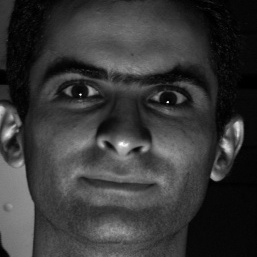
#> input picture images/00/yaleB11_P00A+000E-35.pgm.jpg_face.jpg, 257 x 257 px, given in place of the camera
$ python denseflow.py
#> lines starting #> are read from the running program, lines starting #| are printed output that depends on the picture; after the words box and inside, x2 and y2 are one past the last pixel; in counts of white or black regions, pixels touching at a corner belong together
import cv2
import numpy as np

POINT_DIST = 8                                                                                          # determine separation between ticks (smaller => more cpu processing power needed!)
flagMarker = False
DEFAULT_VIDEO = 'vtest.avi'

def is_opencv_2():
    ver = cv2.__version__
    num = int(ver.split('.')[0])
    return num == 2


# Try using webcam
cap = cv2.VideoCapture(0)                                                                              # init camera (if 0 as argument) /video (if filename as argument)

# If webcam fails, use video file.
if(not cap.isOpened()):
    print("Webcam not found. Using video file {}.".format(DEFAULT_VIDEO))
    cap = cv2.VideoCapture(DEFAULT_VIDEO)
else:
    print("Webcam detected. Using webcam.")
                                                                                                        # start on color representation form
ret, frame1 = cap.read()                                                                                # init frame
#> frame1 is the input picture: shape (257, 257, 3); min 0, max 255, mean 55.6
prvs = cv2.cvtColor(frame1,cv2.COLOR_BGR2GRAY)                                                          # convert into bgr colorspace
hsv = np.zeros_like(frame1)                                                                             # temp for farneback flow response
hsv[...,1] = 255                                                                                        # saturation always 255 (always show full color)

print("Processing video... (Press Ctrl+C to exit.)")

try:
    while(True):
        ret, frame2 = cap.read()                                                                            # capture next frame
        next = cv2.cvtColor(frame2,cv2.COLOR_BGR2GRAY)                                                      # convert next frame into bgr colorspace
        # Handle OpenCV 2
        if(is_opencv_2()):
            flow = -1 * cv2.calcOpticalFlowFarneback(prvs,next, 0.5, 3, 15, 3, 5, 1.2, 0)
        # Handle OpenCV 3
        else:
            flow = -1 * cv2.calcOpticalFlowFarneback(prvs,next, None, 0.5, 3, 15, 3, 5, 1.2, 0)                 # calculate flow between all points
        mag, ang = cv2.cartToPolar(flow[...,0], flow[...,1])                                                # convert flow values into polar values (for color repr)
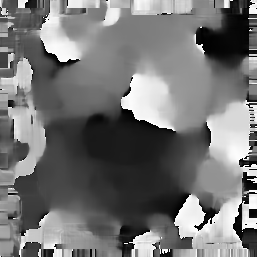
#> ang: shape (257, 257) float32; min 0.000197, max 6.28, mean 2.88; drawn with min black and max white
        hsv[...,0] = ang*180/np.pi/2                                                                        # hue represented in radians in OpenCV
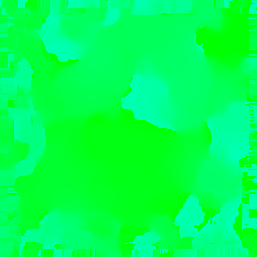
#> hsv: shape (257, 257, 3); mean of channels 0, 1, 2 81.9, 255, 0; drawn as B, G, R
        hsv[...,2] = cv2.normalize(mag,None,0,255,cv2.NORM_MINMAX)                                          # normalize vibrance (our polar magnitude) between 0-255
#> hsv: shape (257, 257, 3); 3.06% of pixels changed, all inside (x1, y1, x2, y2) = (0, 0, 209, 257)
        bgr = cv2.cvtColor(hsv,cv2.COLOR_HSV2BGR)                                                           # convert flow into bgr colorspace for showing
        cv2.imshow('HSV Representation',bgr)                                                                # generate next frame of window
        if flagMarker:
            h, w = next.shape[:2]                                                                           # used for tick viewing
            y, x = np.mgrid[POINT_DIST/2:h:POINT_DIST, POINT_DIST/2:w:POINT_DIST].reshape(2,-1).astype(int) # create temporary grid for ticks
            fx, fy = flow[y,x].T                                                                            # acquire desired ticks from grid
            lines = np.vstack([x, y, x+fx, y+fy]).T.reshape(-1, 2, 2)                                       # stack ticks on top of original image
            lines = np.int32(lines + 0.5)                                                                   # min line size (adds stabilization for smaller values)
            vis = cv2.cvtColor(next, cv2.COLOR_GRAY2BGR)                                                    # convert our image + ticks into something plottable
            cv2.polylines(vis, lines, 0, (0, 255, 0))                                                       # create the lines
            cv2.imshow('Tick Representation',vis)                                                           # generate next frame of window
        k = cv2.waitKey(30) & 0xff
#> (key Esc is pressed here)
        if k == 27:                                                                                         # Exit if escape is pressed
            break
        if k == ord('t'):                                                                                   # Show direction of gradient if desired
            flagMarker = not flagMarker
            cv2.destroyWindow('Tick Representation')                                                        # Destroys tick window if it exists
        prvs = next                                                                                         # Update previous image
except(KeyboardInterrupt):
    print("Exiting...")
finally:
    cap.release()
    cv2.destroyAllWindows()

$ run again, on images/00/yaleB11_P07A+020E-10.pgm.jpg_face.jpg
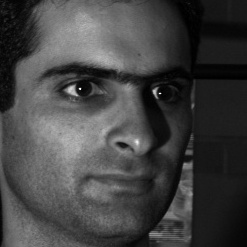
#> input picture images/00/yaleB11_P07A+020E-10.pgm.jpg_face.jpg, 247 x 247 px, given in place of the camera
#> frame1 is the input picture: shape (247, 247, 3); min 0, max 255, mean 66.7
#> `mag, ang = cv2.cartToPolar(flow[...,0], flow[...,1])`:
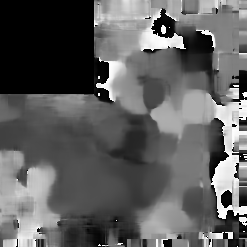
#> ang: shape (247, 247) float32; min 0, max 6.28, mean 2.35; drawn with min black and max white
#> `hsv[...,0] = ang*180/np.pi/2`:
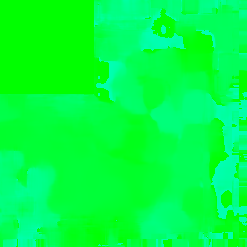
#> hsv: shape (247, 247, 3); mean of channels 0, 1, 2 66.9, 255, 0; drawn as B, G, R
